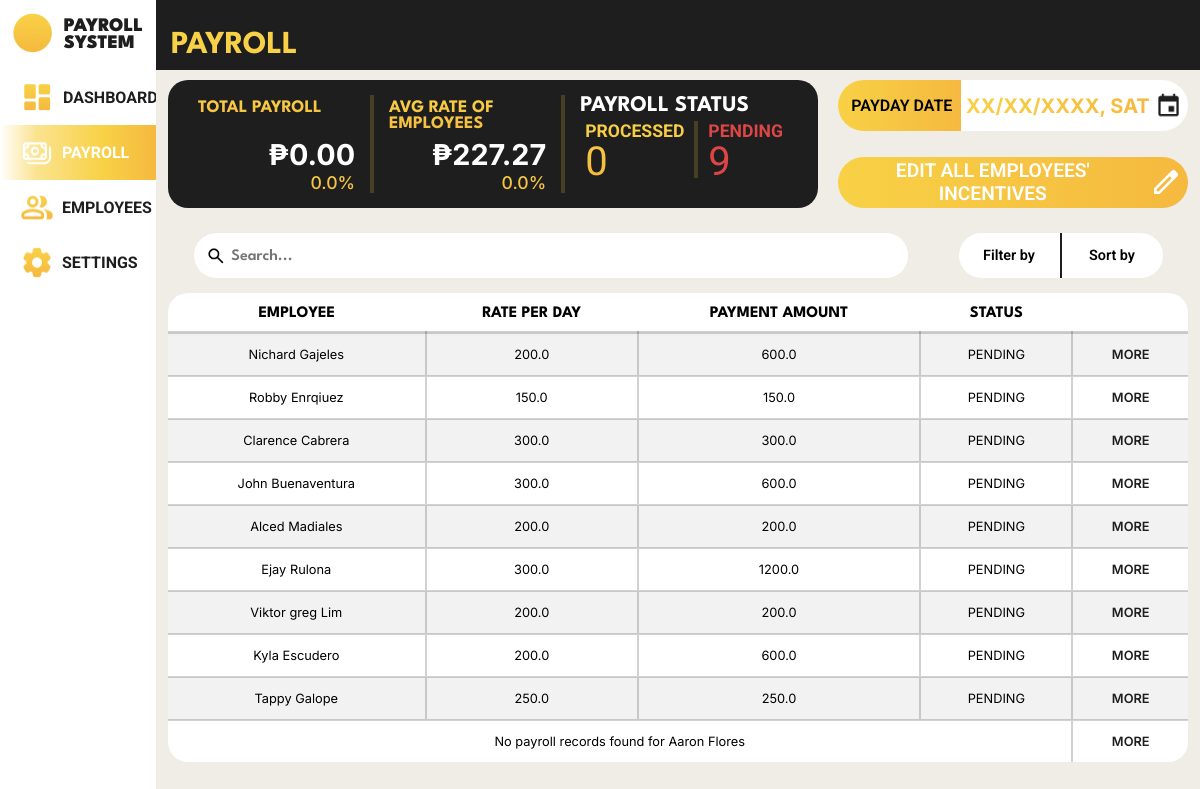
The page /payroll_system/payrolls/ (signed in) on the database its author committed.
### payroll_system/models.py (models this page shows, shortened)
class Employee(models.Model):
    class Gender(models.TextChoices):
        MALE = 'Male', _('Male')
        FEMALE = 'Female', _('Female')
        OTHERS = 'Others', _('Others')
    class HighestEducation(models.TextChoices):
        GRADESCHOOL = 'Grade School', _('Grade School')
        HIGHSCHOOL = 'High School', _('High School')
        BACHELORS_DEGREE = 'Bachelor\'s Degree', _('Bachelor\'s Degree')
        VOCATIONAL_EDUCATION = 'Vocational Education', _('Vocational Education')
        MASTERS_DEGREE = 'Master\'s Degree', _('Master\'s Degree')
    class EmployeeStatus(models.TextChoices):
        FULLTIME = 'Full Time', _('Full Time')
        PARTTIME = 'Part Time', _('Part Time')
    class ActiveStatus(models.TextChoices):
        ACTIVE = 'Active', _('Active')
        INACTIVE = 'Inactive', _('Inactive')
    employee_id = models.AutoField(primary_key=True)
    first_name = models.CharField(max_length=100, null=False)
    middle_name = models.CharField(max_length=100, null=True, blank=True)
    last_name = models.CharField(max_length=100, null=False)
    gender = models.CharField(max_length=6, choices=Gender.choices, null=False)
    date_of_birth = models.DateField(null=True)
    contact_number = models.CharField(max_length=15, null=True)
    emergency_contact = models.CharField(max_length=15, null=True)
    barangay = models.CharField(max_length=100, null=True)
    postal_address = models.IntegerField(null=True)
    highest_education = models.CharField(max_length=20, choices=HighestEducation.choices, null=True)
    work_experience = models.CharField(max_length=2083, null=True)
    date_of_employment = models.DateField(default=timezone.now)
    days_worked = models.IntegerField(default=0, null=False)
    employee_status = models.CharField(max_length=9, choices=EmployeeStatus.choices, null=True)
    active_status = models.CharField(max_length=8, choices=ActiveStatus.choices, default=ActiveStatus.ACTIVE)
    absences = models.IntegerField(default=0, null=False)
    employee_image = models.ImageField(null=True, blank=True, upload_to='images/')

class Payroll(models.Model):
    class PayrollStatus(models.TextChoices):
        PENDING = 'PENDING', _('Pending')
        PROCESSED = 'PROCESSED', _('Processed')
    payroll_id = models.AutoField(primary_key=True)
    rate = models.FloatField(default=0, null=False)
    incentives = models.FloatField(default=0, null=False)
    payroll_status = models.CharField(max_length=9, choices=PayrollStatus.choices, default=PayrollStatus.PENDING, null=True, blank=True)
    deductions = models.FloatField(default=0, null=False)
    salary = models.FloatField(default=0, null=False)
    cash_advance = models.FloatField(default=0, null=False)
    under_time = models.FloatField(default=0, null=False)
    payment_date = models.DateField(null=False)
    employee_id_fk = models.ForeignKey(Employee, on_delete=models.CASCADE, related_name='payrolls')
    attendance_id_fk = models.ForeignKey(Attendance, null=True, blank=True, on_delete=models.CASCADE)

### payroll_system/views.py (the view)
# urls.py: path('payrolls/', views.payrolls, name='payrolls'),
@login_required
def payrolls(request):
    employees = Employee.objects.prefetch_related('payrolls', 'attendances').all()
    total_employees = employees.count()
    today = now().date()
    start_of_week = today - timedelta(days=today.weekday())  # Get Monday of current week
    end_of_week = start_of_week + timedelta(days=6)  # Get Sunday of current week
    current_month_start = today.replace(day=1)
    previous_month_end = current_month_start - timedelta(days=1)
    previous_month_start = previous_month_end.replace(day=1)
    active_employees_per_day = (
        Attendance.objects.filter(date__range=[start_of_week, end_of_week])
        .values('date')
        .annotate(active_count=Count('employee_id_fk', distinct=True))
    )
    total_active_counts = sum(day['active_count'] for day in active_employees_per_day)
    days_counted = len(active_employees_per_day) or 1  # Avoid division by zero
    avg_active_employees = total_active_counts / days_counted
    latest_payroll_subquery = (
        Payroll.objects
        .filter(employee_id_fk=OuterRef('pk'))
        .order_by('-payment_date')
        .values('payroll_status')[:1]
    )
    employees_with_latest_payroll = Employee.objects.annotate(latest_payroll_status=Subquery(latest_payroll_subquery))
    processed_payroll_count = employees_with_latest_payroll.filter(latest_payroll_status='PROCESSED').count()
    pending_payroll_count = employees_with_latest_payroll.filter(latest_payroll_status='PENDING').count()
    total_payroll = Payroll.objects.filter(payroll_status='PROCESSED').aggregate(Sum('salary'))['salary__sum']
    if total_payroll is None:
        total_payroll = "No total payroll yet"
    next_payday = Payroll.objects.filter(payment_date__gt=today).aggregate(Min('payment_date'))['payment_date__min']
    avg_rate = Payroll.objects.filter(rate__gt=0).aggregate(Avg('rate'))['rate__avg']
    if avg_rate is None:
        avg_rate = "No rate data"
    current_total_payroll = Payroll.objects.filter(
        payroll_status='PROCESSED',
        payment_date__gte=current_month_start,
        payment_date__lte=today
    ).aggregate(Sum('salary'))['salary__sum'] or 0
    previous_total_payroll = Payroll.objects.filter(
        payroll_status='PROCESSED',
        payment_date__gte=previous_month_start,
        payment_date__lte=previous_month_end
    ).aggregate(Sum('salary'))['salary__sum'] or 0
    payroll_percentage = 0
    if previous_total_payroll > 0:
        payroll_percentage = ((current_total_payroll - previous_total_payroll) / previous_total_payroll) * 100
    current_avg_rate = Payroll.objects.filter(
        rate__gt=0,
        payment_date__gte=current_month_start,
        payment_date__lte=today
    ).aggregate(Avg('rate'))['rate__avg'] or 0
    previous_avg_rate = Payroll.objects.filter(
        rate__gt=0,
        payment_date__gte=previous_month_start,
        payment_date__lte=previous_month_end
    ).aggregate(Avg('rate'))['rate__avg'] or 0
    rate_percentage = 0
    if previous_avg_rate > 0:
        rate_percentage = ((current_avg_rate - previous_avg_rate) / previous_avg_rate) * 100
    employee_data = []
    for employee in employees:
        latest_payroll = employee.payrolls.order_by('-payment_date').first()
        if latest_payroll:
            attendance_count = employee.attendances.count()
            latest_payroll.salary = latest_payroll.rate * attendance_count
        employee_data.append({
            'employee': employee,
            'latest_payroll': latest_payroll
        })
    context = {
        'employee_data': employee_data,  # List of employees with their latest payroll
        'total_employees': total_employees,
        'avg_active_employees': round(avg_active_employees),
        'processed_payroll_count': processed_payroll_count,
        'pending_payroll_count': pending_payroll_count,
        'total_payroll': total_payroll,  # Total payroll amount
        'previous_total_payroll': previous_total_payroll,
        'payroll_percentage': payroll_percentage,
        'next_payday': next_payday,  # Next payday date
        'previous_avg_rate': previous_avg_rate,
        'rate_percentage': rate_percentage,
        'avg_rate': current_avg_rate,
    }
    return render(request, 'payroll_system/payroll.html', context)

### payroll_system/templates/payroll_system/payroll.html (shortened to what this page needs)
{% load static %}
<!DOCTYPE html>
<html lang="en">
<head>
    <link rel="stylesheet" href="{% static 'css/template.css' %}">
    <link rel="stylesheet" href="{% static 'css/payroll.css' %}">
</head>
<body>
    <div class="body">
        <nav>
            <div class="logo">
                <div class="logo-group">
                    <div class="logo-picture">
                        <img src="{% static 'images/logo_icon.png' %}" alt="">
                    </div>
                    <div class="logo-name">
                        <p>PAYROLL</p>
                        <p>SYSTEM</p>
                    </div>
                </div>
            </div>
            <div class="menu">
                <ul>
                    <li class="menu-dashboard">
                        <a href="{% url 'payroll_system:dashboard' %}">
                            <img src="{% static 'images/dashboard_icon.png' %}" alt="">
                            <div class="link">DASHBOARD</div>
                        </a>
                    </li>
                    <li class="menu-payroll" id="focused">
                        <a href="{% url 'payroll_system:payrolls' %}">
                            <img src="{% static 'images/payroll_icon_focused.png' %}" alt="">
                            <div class="link">PAYROLL</div>
                        </a>
                    </li>
                    <li class="menu-employees">
                        <a href="{% url 'payroll_system:employees' %}">
                            <img src="{% static 'images/employee_icon.png' %}" alt="">
                            <div class="link">EMPLOYEES</div>
                        </a>
                    </li>
                    <li class="menu-settings">
                        <a href="{% url 'payroll_system:settings' %}">
                            <img src="{% static 'images/settings_icon.png' %}" alt="">
                            <div class="link">SETTINGS</div>
                        </a>
                    </li>
                </ul>
            </div>
        </nav>
        <header>
            <h1>PAYROLL</h1>
        </header>
        <div class="system_content">
            <div class="container">
                <div class="top">
                    <div class="content_1">
                        <div class="statistics">
                            <div class="total_payroll">
                                <div class="title"><h1>TOTAL PAYROLL</h1></div>
                                <div class="content">
                                    <p class="amount">{% if total_payroll == "No total payroll yet" %} No total payroll yet {% else %} ₱{{ total_payroll|floatformat:2 }} {% endif %}</p>
                                    <p class="percentage {% if payroll_percentage > 0 %}positive{% elif payroll_percentage < 0 %}negative{% endif %}">
                                        {% if payroll_percentage > 0 %}+{% endif %}{{ payroll_percentage|floatformat:1 }}%
                                    </p>
                                </div>
                            </div>
                            <div class="avg_rate">
                                <div class="title">
                                    <h1>AVG RATE OF EMPLOYEES</h1>
                                </div>
                                <div class="content">
                                    <p class="amount">{% if avg_rate == "No rate data" %} No rate data {% else %} ₱{{ avg_rate|floatformat:2 }} {% endif %}</p>
                                    <p class="percentage {% if rate_percentage > 0 %}positive{% elif rate_percentage < 0 %}negative{% endif %}">
                                        {% if rate_percentage > 0 %}+{% endif %}{{ rate_percentage|floatformat:1 }}%
                                    </p>
                                </div>
                            </div>
                            <div class="payroll_status">
                                <div class="title">
                                    <h1>PAYROLL STATUS</h1>
                                </div>
                                <div class="content">
                                    <div class="processed">
                                        <h1>PROCESSED</h1>
                                        <p>{{ processed_payroll_count }}</p>
                                    </div>
                                    <div class="pending">
                                        <h1>PENDING</h1>
                                        <p>{{ pending_payroll_count }}</p>
                                    </div>
                                </div>
                            </div>
                        </div>
                    </div>
                    <div class="content_2">
                        <div class="payday">
                            <div class="payday_title">
                                <p>PAYDAY DATE</p>
                            </div>
                            <div class="payday_date">
                                <p>XX/XX/XXXX, SAT</p>
                                <button onclick=""></button>
                            </div>
                        </div>
                        <div class="incentives">
                            <button class="edit_incentives" onclick="editIncentives()">
                                <p>EDIT ALL EMPLOYEES' INCENTIVES</p>
                                <img src="{% static 'images/edit_icon.png' %}" alt="">
                            </button>
                        </div>
                    </div>
                </div>
                <div class="search_filter">
                    <div class="search">
                        <form class="form" method="post">
                            <button type="submit"><img src="{% static 'images/search_icon.png' %}" alt=""></button>
                            <input type="text" placeholder="Search...">
                        </form>
                    </div>
                    <div class="filter_sort">
                        <div class="filter">
                            Filter by
                        </div>
                        <div class="sort">
                            Sort by
                        </div>
                    </div>
                </div>
                <div class="table">
                    <table>
                        <tr>
                            <th>EMPLOYEE</th>
                            <th>RATE PER DAY</th>
                            <th>PAYMENT AMOUNT</th>
                            <th>STATUS</th>
                            <th></th>
                        </tr>
                        {% for data in employee_data %}
                            {% with employee=data.employee latest_payroll=data.latest_payroll %}
                                {% if latest_payroll %}
                                <tr>
                                    <td>{{ employee.first_name }} {{ employee.last_name }}</td>
                                    <td>{{ latest_payroll.rate }}</td>
                                    <td>{{ latest_payroll.salary }}</td>
                                    <td>{{ latest_payroll.payroll_status }}</td>
                                    <td><a href="{% url 'payroll_system:payroll_individual' employee.employee_id %}">MORE</a></td>
                                </tr>
                                {% else %}
                                <tr>
                                    <td colspan="4">No payroll records found for {{ employee.first_name }} {{ employee.last_name }}</td>
                                    <td><a href="{% url 'payroll_system:payroll_individual' employee.employee_id %}">MORE</a></td>
                                </tr>
                                {% endif %}
                            {% endwith %}
                        {% endfor %}
                    </table>
                </div>
            </div>
        </div>
    </div>
</body>
</html>

### rows shown on the page
Employee: employee.first_name "Nichard", employee.last_name "Gajeles", latest_payroll.rate "200.0", latest_payroll.salary "600.0", latest_payroll.payroll_status "PENDING"
Employee: employee.first_name "Robby", employee.last_name "Enrqiuez", latest_payroll.rate "150.0", latest_payroll.salary "150.0", latest_payroll.payroll_status "PENDING"
Employee: employee.first_name "Clarence", employee.last_name "Cabrera", latest_payroll.rate "300.0", latest_payroll.salary "300.0", latest_payroll.payroll_status "PENDING"
Employee: employee.first_name "John", employee.last_name "Buenaventura", latest_payroll.rate "300.0", latest_payroll.salary "600.0", latest_payroll.payroll_status "PENDING"
Employee: employee.first_name "Alced", employee.last_name "Madiales", latest_payroll.rate "200.0", latest_payroll.salary "200.0", latest_payroll.payroll_status "PENDING"
Employee: employee.first_name "Ejay", employee.last_name "Rulona", latest_payroll.rate "300.0", latest_payroll.salary "1200.0", latest_payroll.payroll_status "PENDING"
Employee: employee.first_name "Viktor greg", employee.last_name "Lim", latest_payroll.rate "200.0", latest_payroll.salary "200.0", latest_payroll.payroll_status "PENDING"
Employee: employee.first_name "Kyla", employee.last_name "Escudero", latest_payroll.rate "200.0", latest_payroll.salary "600.0", latest_payroll.payroll_status "PENDING"
Employee: employee.first_name "Tappy", employee.last_name "Galope", latest_payroll.rate "250.0", latest_payroll.salary "250.0", latest_payroll.payroll_status "PENDING"
Employee: employee.first_name "Aaron", employee.last_name "Flores"

### other values the page prints
{{ total_payroll|floatformat:2 }} "0.00"
{{ payroll_percentage|floatformat:1 }} "0.0"
{{ avg_rate|floatformat:2 }} "227.27"
{{ rate_percentage|floatformat:1 }} "0.0"
{{ processed_payroll_count }} "0"
{{ pending_payroll_count }} "9"
